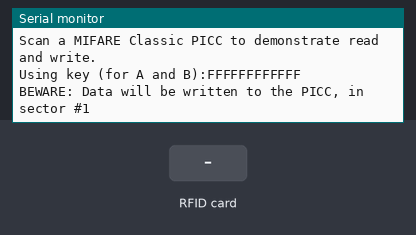
Recording of a program running on a simulated Arduino Nano, built with avr-gcc and run on an emulated ATmega328P. On the bench: the last lines printed to the serial monitor. The inputs (shaded band) are chosen by the test bench.

Above: at 1.3 s.
1.4 s: RFID card 5E 7A 19 C4 held to the reader
At 2.6 s:
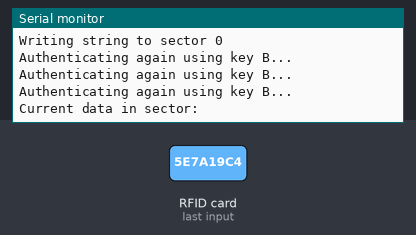
2.9 s: RFID card 5E 7A 19 C4 held to the reader
At 3.17 s:
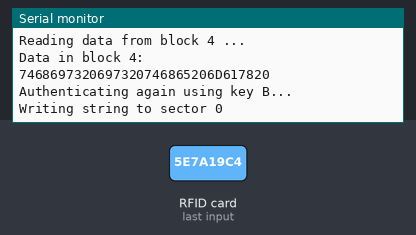

The program:

main.cpp
```cpp
#include <Arduino.h>
#include <MFRC522.h>
#include <SPI.h>
/*
 * Typical pin layout used:
 * -----------------------------------------------------------------------------------------
 *             MFRC522      Arduino       Arduino   Arduino    Arduino          Arduino
 *             Reader/PCD   Uno/101       Mega      Nano v3    Leonardo/Micro   Pro Micro
 * Signal      Pin          Pin           Pin       Pin        Pin              Pin
 * -----------------------------------------------------------------------------------------
 * RST/Reset   RST          9             5         D9         RESET/ICSP-5     RST
 * SPI SS      SDA(SS)      10            53        D10        3                10
 * IRQ         ?            ?             ?         ?          2                10
 * SPI MOSI    MOSI         11 / ICSP-4   51        D11        ICSP-4           16
 * SPI MISO    MISO         12 / ICSP-1   50        D12        ICSP-1           14
 * SPI SCK     SCK          13 / ICSP-3   52        D13        ICSP-3           15
 *
 */

#define RST_PIN 9 // Configurable, see typical pin layout above
#define SS_PIN 10 // Configurable, see typical pin layout above

MFRC522 mfrc522(SS_PIN, RST_PIN);
MFRC522::MIFARE_Key key;

void dump_byte_array(byte *buffer, byte bufferSize)
{
    for (byte i = 0; i < bufferSize; i++)
    {
        Serial.print(buffer[i] < 0x10 ? " 0" : "");
        Serial.print(buffer[i], HEX);
    }
}

void setup()
{
    Serial.begin(9600);
    while (!Serial)
    {

    }
    SPI.begin();
    mfrc522.PCD_Init();

    for (byte i = 0; i < 6; i++)
    {
        key.keyByte[i] = 0xFF;
    }

    Serial.println(F("Scan a MIFARE Classic PICC to demonstrate read and write."));
    Serial.print(F("Using key (for A and B):"));
    dump_byte_array(key.keyByte, MFRC522::MF_KEY_SIZE);
    Serial.println();

    Serial.println(F("BEWARE: Data will be written to the PICC, in sector #1"));
}

void authforwrite()
{
    byte trailerBlock = 7;
    Serial.println(F("Authenticating again using key B..."));
    MFRC522::StatusCode status = (MFRC522::StatusCode)mfrc522.PCD_Authenticate(MFRC522::PICC_CMD_MF_AUTH_KEY_B, trailerBlock, &key, &(mfrc522.uid));
    if (status != MFRC522::STATUS_OK)
    {
        Serial.print(F("PCD_Authenticate() failed: "));
        Serial.println(mfrc522.GetStatusCodeName(status));
        return;
    }
}
void writeBlockToFirstSector(byte *inputBlock, byte blockAddr)
{
    MFRC522::StatusCode status = (MFRC522::StatusCode)mfrc522.MIFARE_Write(blockAddr, inputBlock, 16);
    if (status != MFRC522::STATUS_OK)
    {
        Serial.print(F("MIFARE_Write() failed: "));
        Serial.println(mfrc522.GetStatusCodeName(status));
    }
    Serial.println();
}

void loop()
{

    if (!mfrc522.PICC_IsNewCardPresent())
    {
        return;
    }
    if (!mfrc522.PICC_ReadCardSerial())
    {
        return;
    }

    Serial.print(F("Card UID:"));
    dump_byte_array(mfrc522.uid.uidByte, mfrc522.uid.size);
    Serial.println();
    Serial.print(F("PICC type: "));
    MFRC522::PICC_Type piccType = mfrc522.PICC_GetType(mfrc522.uid.sak);
    Serial.println(mfrc522.PICC_GetTypeName(piccType));

    // Check for compatibility
    if (piccType != MFRC522::PICC_TYPE_MIFARE_MINI && piccType != MFRC522::PICC_TYPE_MIFARE_1K && piccType != MFRC522::PICC_TYPE_MIFARE_4K)
    {
        Serial.println(F("This sample only works with MIFARE Classic cards."));
        return;
    }

    byte sector = 1;
    byte blockAddr = 4;
    byte trailerBlock = 7;
    MFRC522::StatusCode status;
    byte buffer[18];
    byte size = sizeof(buffer);

    Serial.println(F("Authenticating using key A..."));
    status = (MFRC522::StatusCode)mfrc522.PCD_Authenticate(MFRC522::PICC_CMD_MF_AUTH_KEY_A, trailerBlock, &key, &(mfrc522.uid));
    if (status != MFRC522::STATUS_OK)
    {
        Serial.print(F("PCD_Authenticate() failed: "));
        Serial.println(mfrc522.GetStatusCodeName(status));
        return;
    }

    Serial.println(F("Current data in sector:"));
    mfrc522.PICC_DumpMifareClassicSectorToSerial(&(mfrc522.uid), &key, sector);
    Serial.println();

    Serial.print(F("Reading data from block "));
    Serial.print(blockAddr);
    Serial.println(F(" ..."));
    status = (MFRC522::StatusCode)mfrc522.MIFARE_Read(blockAddr, buffer, &size);
    if (status != MFRC522::STATUS_OK)
    {
        Serial.print(F("MIFARE_Read() failed: "));
        Serial.println(mfrc522.GetStatusCodeName(status));
    }
    Serial.print(F("Data in block "));
    Serial.print(blockAddr);
    Serial.println(F(":"));
    dump_byte_array(buffer, 16);
    Serial.println();
    Serial.println();

    Serial.println(F("Authenticating again using key B..."));
    status = (MFRC522::StatusCode)mfrc522.PCD_Authenticate(MFRC522::PICC_CMD_MF_AUTH_KEY_B, trailerBlock, &key, &(mfrc522.uid));
    if (status != MFRC522::STATUS_OK)
    {
        Serial.print(F("PCD_Authenticate() failed: "));
        Serial.println(mfrc522.GetStatusCodeName(status));
        return;
    }

    // WRITING STRING TO SECTOR 1 AND ON - COEN
    Serial.println();
    Serial.println();
    Serial.println("Writing string to sector 0");

    char inputString[49] = "this is the max stringsize 12345678901234567890\n";
    int stringLength = strlen(inputString);
    for (int i = 0; i < stringLength; i++)
    {
        byte address = i / 16 + 4;
        int blockSize;
        if (stringLength - i >= 16)
        {
            blockSize = 16;
        }
        else
        {
            blockSize = stringLength % 16;
        }
        byte dataBuffer[16];

        for (int j = 0; j < blockSize; j++)
        {
            dataBuffer[j] = inputString[i + j];
        }
        if (blockSize < 16)
        {
            for (int j = 0; j < 16 - blockSize; j++)
            {
                dataBuffer[blockSize + j] = 0;
            }
        }
        authforwrite();
        writeBlockToFirstSector(dataBuffer, address);
        i = i + blockSize - 1;
    }

    Serial.println(F("Current data in sector:"));
    mfrc522.PICC_DumpMifareClassicSectorToSerial(&(mfrc522.uid), &key, sector);
    Serial.println();

    mfrc522.PICC_HaltA();
    mfrc522.PCD_StopCrypto1();
}
```

Measured:
- after the input at 1.4 s, the serial monitor: prints a new line at once (image 1)
- after the input at 2.9 s, the serial monitor: prints a new line after 0.17 s (image 2)
